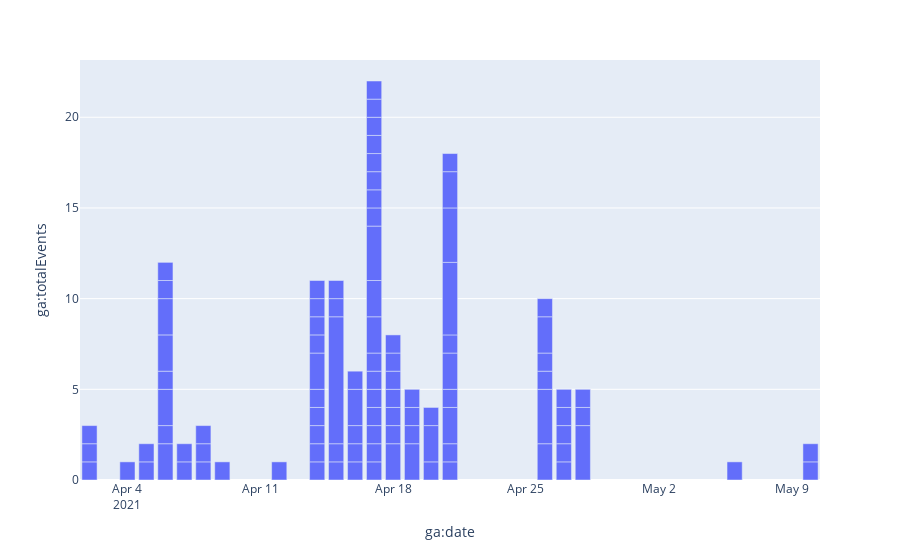

Notebook code for this chart:
### Code cell
fig = px.bar(eventdf, x="ga:date", y="ga:totalEvents", hover_name="ga:totalEvents")
fig.show()
